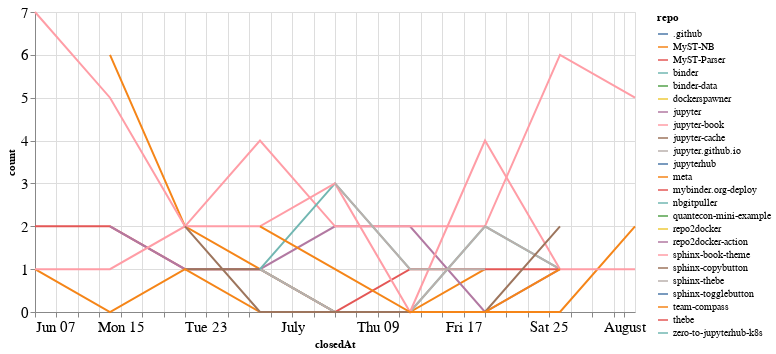

The cell this chart's notebook holds for it:
### Code cell
closed_by_time = closed_by.groupby('repo').resample('W', on='closedAt').count()['author'].reset_index()
closed_by_time = closed_by_time.rename(columns={'author': 'count'})

alt.Chart(closed_by_time, width=600).mark_line().encode(
    x='closedAt',
    y='count',
    color='repo',
    tooltip="repo"
)

### Figure 1 — Vega-Lite specification as saved in the notebook (floating-point values rounded to 4 significant figures)
{"config": {"axisLeft": {"labelFontSize": 15}, "axisBottom": {"labelFontSize": 15}}, "data": {"name": "data-c071ec05136b73a2d5254bd25cc01edb"}, "mark": "line", "encoding": {"color": {"type": "nominal", "field": "repo"}, "tooltip": {"type": "nominal", "field": "repo"}, "x": {"type": "temporal", "field": "closedAt"}, "y": {"type": "quantitative", "field": "count"}}, "width": 600, "$schema": "https://vega.github.io/schema/vega-lite/v4.8.1.json", "datasets": {"data-c071ec05136b73a2d5254bd25cc01edb": [{"repo": ".github", "closedAt": "2020-07-05T00:00:00", "count": 1}, {"repo": "MyST-NB", "closedAt": "2020-06-14T00:00:00", "count": 6}, {"repo": "MyST-NB", "closedAt": "2020-06-21T00:00:00", "count": 2}, {"repo": "MyST-NB", "closedAt": "2020-06-28T00:00:00", "count": 1}, {"repo": "MyST-NB", "closedAt": "2020-07-05T00:00:00", "count": 0}, {"repo": "MyST-NB", "closedAt": "2020-07-12T00:00:00", "count": 0}, {"repo": "MyST-NB", "closedAt": "2020-07-19T00:00:00", "count": 1}, {"repo": "MyST-Parser", "closedAt": "2020-06-07T00:00:00", "count": 2}, {"repo": "MyST-Parser", "closedAt": "2020-06-14T00:00:00", "count": 2}, {"repo": "MyST-Parser", "closedAt": "2020-06-21T00:00:00", "count": 1}, {"repo": "MyST-Parser", "closedAt": "2020-06-28T00:00:00", "count": 1}, {"repo": "MyST-Parser", "closedAt": "2020-07-05T00:00:00", "count": 0}, {"repo": "MyST-Parser", "closedAt": "2020-07-12T00:00:00", "count": 1}, {"repo": "MyST-Parser", "closedAt": "2020-07-19T00:00:00", "count": 1}, {"repo": "binder", "closedAt": "2020-06-28T00:00:00", "count": 1}, {"repo": "binder", "closedAt": "2020-07-05T00:00:00", "count": 0}, {"repo": "binder", "closedAt": "2020-07-12T00:00:00", "count": 0}, {"repo": "binder", "closedAt": "2020-07-19T00:00:00", "count": 2}, {"repo": "binder", "closedAt": "2020-07-26T00:00:00", "count": 1}, {"repo": "binder-data", "closedAt": "2020-06-21T00:00:00", "count": 1}, {"repo": "dockerspawner", "closedAt": "2020-06-28T00:00:00", "count": 2}, {"repo": "jupyter", "closedAt": "2020-06-14T00:00:00", "count": 2}, {"repo": "jupyter", "closedAt": "2020-06-21T00:00:00", "count": 1}, {"repo": "jupyter", "closedAt": "2020-06-28T00:00:00", "count": 1}, {"repo": "jupyter", "closedAt": "2020-07-05T00:00:00", "count": 2}, {"repo": "jupyter", "closedAt": "2020-07-12T00:00:00", "count": 2}, {"repo": "jupyter", "closedAt": "2020-07-19T00:00:00", "count": 0}, {"repo": "jupyter", "closedAt": "2020-07-26T00:00:00", "count": 1}, {"repo": "jupyter-book", "closedAt": "2020-06-07T00:00:00", "count": 7}, {"repo": "jupyter-book", "closedAt": "2020-06-14T00:00:00", "count": 5}, {"repo": "jupyter-book", "closedAt": "2020-06-21T00:00:00", "count": 2}, {"repo": "jupyter-book", "closedAt": "2020-06-28T00:00:00", "count": 4}, {"repo": "jupyter-book", "closedAt": "2020-07-05T00:00:00", "count": 2}, {"repo": "jupyter-book", "closedAt": "2020-07-12T00:00:00", "count": 2}, {"repo": "jupyter-book", "closedAt": "2020-07-19T00:00:00", "count": 2}, {"repo": "jupyter-book", "closedAt": "2020-07-26T00:00:00", "count": 6}, {"repo": "jupyter-book", "closedAt": "2020-08-02T00:00:00", "count": 5}, {"repo": "jupyter-cache", "closedAt": "2020-06-21T00:00:00", "count": 1}, {"repo": "jupyter-cache", "closedAt": "2020-06-28T00:00:00", "count": 1}, {"repo": "jupyter.github.io", "closedAt": "2020-06-28T00:00:00", "count": 1}, {"repo": "jupyter.github.io", "closedAt": "2020-07-05T00:00:00", "count": 0}, {"repo": "jupyter.github.io", "closedAt": "2020-07-12T00:00:00", "count": 0}, {"repo": "jupyter.github.io", "closedAt": "2020-07-19T00:00:00", "count": 2}, {"repo": "jupyter.github.io", "closedAt": "2020-07-26T00:00:00", "count": 1}, {"repo": "jupyterhub", "closedAt": "2020-07-12T00:00:00", "count": 1}, {"repo": "meta", "closedAt": "2020-06-07T00:00:00", "count": 1}, {"repo": "meta", "closedAt": "2020-06-14T00:00:00", "count": 0}, {"repo": "meta", "closedAt": "2020-06-21T00:00:00", "count": 1}, {"repo": "meta", "closedAt": "2020-06-28T00:00:00", "count": 0}, {"repo": "meta", "closedAt": "2020-07-05T00:00:00", "count": 0}, {"repo": "meta", "closedAt": "2020-07-12T00:00:00", "count": 0}, {"repo": "meta", "closedAt": "2020-07-19T00:00:00", "count": 0}, {"repo": "meta", "closedAt": "2020-07-26T00:00:00", "count": 0}, {"repo": "meta", "closedAt": "2020-08-02T00:00:00", "count": 2}, {"repo": "mybinder.org-deploy", "closedAt": "2020-07-19T00:00:00", "count": 1}, {"repo": "mybinder.org-deploy", "closedAt": "2020-07-26T00:00:00", "count": 1}, {"repo": "nbgitpuller", "closedAt": "2020-06-28T00:00:00", "count": 1}, {"repo": "nbgitpuller", "closedAt": "2020-07-05T00:00:00", "count": 3}, {"repo": "nbgitpuller", "closedAt": "2020-07-12T00:00:00", "count": 1}, {"repo": "quantecon-mini-example", "closedAt": "2020-06-21T00:00:00", "count": 1}, {"repo": "repo2docker", "closedAt": "2020-06-14T00:00:00", "count": 1}, {"repo": "repo2docker-action", "closedAt": "2020-07-26T00:00:00", "count": 1}, {"repo": "sphinx-book-theme", "closedAt": "2020-06-07T00:00:00", "count": 1}, {"repo": "sphinx-book-theme", "closedAt": "2020-06-14T00:00:00", "count": 1}, {"repo": "sphinx-book-theme", "closedAt": "2020-06-21T00:00:00", "count": 2}, {"repo": "sphinx-book-theme", "closedAt": "2020-06-28T00:00:00", "count": 2}, {"repo": "sphinx-book-theme", "closedAt": "2020-07-05T00:00:00", "count": 3}, {"repo": "sphinx-book-theme", "closedAt": "2020-07-12T00:00:00", "count": 0}, {"repo": "sphinx-book-theme", "closedAt": "2020-07-19T00:00:00", "count": 4}, {"repo": "sphinx-book-theme", "closedAt": "2020-07-26T00:00:00", "count": 1}, {"repo": "sphinx-book-theme", "closedAt": "2020-08-02T00:00:00", "count": 1}, {"repo": "sphinx-copybutton", "closedAt": "2020-06-21T00:00:00", "count": 2}, {"repo": "sphinx-copybutton", "closedAt": "2020-06-28T00:00:00", "count": 0}, {"repo": "sphinx-copybutton", "closedAt": "2020-07-05T00:00:00", "count": 0}, {"repo": "sphinx-copybutton", "closedAt": "2020-07-12T00:00:00", "count": 0}, {"repo": "sphinx-copybutton", "closedAt": "2020-07-19T00:00:00", "count": 0}, {"repo": "sphinx-copybutton", "closedAt": "2020-07-26T00:00:00", "count": 2}, {"repo": "sphinx-thebe", "closedAt": "2020-07-05T00:00:00", "count": 3}, {"repo": "sphinx-thebe", "closedAt": "2020-07-12T00:00:00", "count": 1}, {"repo": "sphinx-thebe", "closedAt": "2020-07-19T00:00:00", "count": 1}, {"repo": "sphinx-togglebutton", "closedAt": "2020-06-14T00:00:00", "count": 1}, {"repo": "team-compass", "closedAt": "2020-06-28T00:00:00", "count": 2}, {"repo": "team-compass", "closedAt": "2020-07-05T00:00:00", "count": 1}, {"repo": "team-compass", "closedAt": "2020-07-12T00:00:00", "count": 0}, {"repo": "team-compass", "closedAt": "2020-07-19T00:00:00", "count": 0}, {"repo": "team-compass", "closedAt": "2020-07-26T00:00:00", "count": 1}, {"repo": "thebe", "closedAt": "2020-07-12T00:00:00", "count": 1}, {"repo": "zero-to-jupyterhub-k8s", "closedAt": "2020-07-05T00:00:00", "count": 1}]}}
